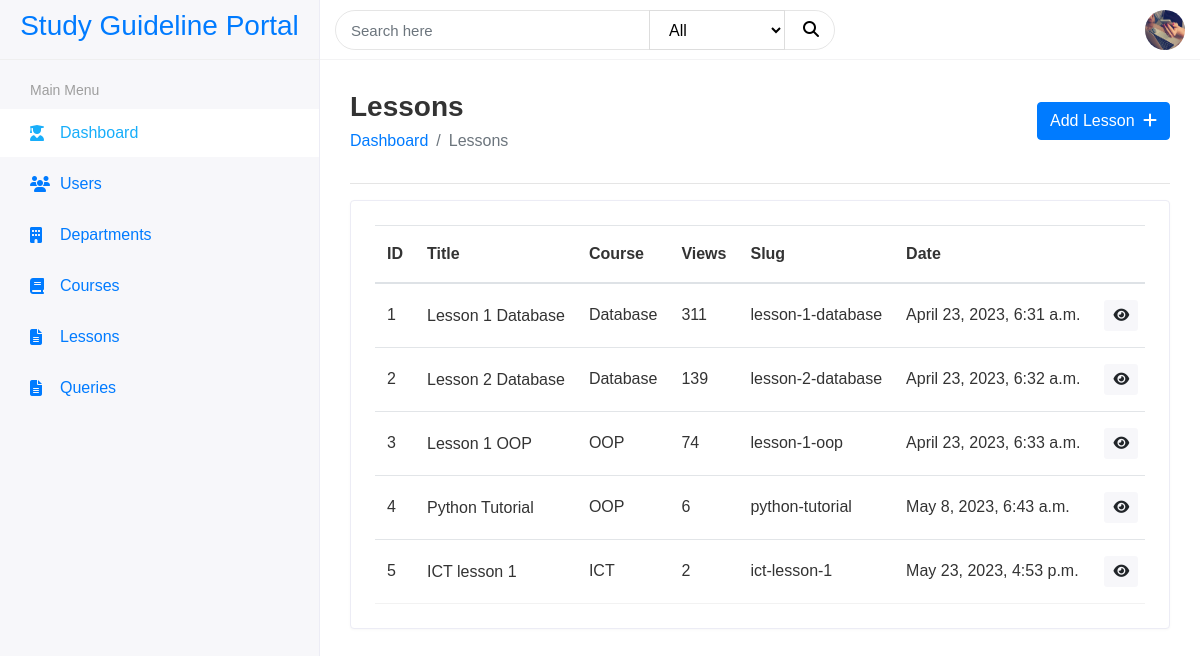
The page /admin1/lessons/ (signed in) on the database its author committed.
### StudyGuidelinePortal/models.py (models this page shows, shortened)
class Profile(models.Model):
    def renameImage(self, filename):
        ext = filename.split('.')[-1]
        filename = f'{self.user.username}.{ext}'
        return os.path.join('images/user_profile/', filename)
    user = models.OneToOneField(User, on_delete=models.CASCADE)
    profile_pic = models.ImageField(
        upload_to=renameImage, default='images/user_profile/default_user.jpg', null=True)
    auth_token = models.CharField(max_length=100)
    is_verified = models.BooleanField(default=False)

class Lesson(models.Model):
    lesson_id = models.AutoField(primary_key=True)
    lesson_title = models.CharField(max_length=200)
    lesson_desc = RichTextField()
    views = models.IntegerField(default=0)
    course = models.ForeignKey(Course, on_delete=models.CASCADE)
    lesson_tags = models.TextField(default="")
    lesson_summary = models.CharField(max_length=500, default="")
    time = models.DateTimeField(auto_now_add=True)
    lesson_slug = AutoSlugField(
        populate_from='lesson_title', unique=True, null=True, default=None)

class Course(models.Model):
    course_id = models.AutoField(primary_key=True)
    course_name = models.CharField(max_length=200)
    course_pic = models.ImageField(
        upload_to='images/course/', default=None, null=True)
    department = models.ForeignKey(
        Department, on_delete=models.CASCADE, default=None)
    course_slug = AutoSlugField(
        populate_from='course_name', unique=True, null=True, default=None)

### AdminPanel/views.py (the view)
# urls.py: path('lessons/', lessons, name='Lessons'),
def lessons(request):
    if not request.user.is_anonymous and request.user.is_superuser:
        lessons = Lesson.objects.all()
        context = {
            'lessons': lessons,
        }
        return render(request, 'lesson/lessons.html', context)
    else:
        messages.error(request, 'Acess denied. Try again')
        return redirect('AdminLogin')

### AdminPanel/templates/lesson/lessons.html (shortened to what this page needs)
{% extends "adminbase.html" %}
{% block content %}
<div class="page-wrapper">
   <div class="content container-fluid">
      <div class="page-header">
         <div class="row align-items-center">
            <div class="col">
               <h3 class="page-title">Lessons</h3>
               <ul class="breadcrumb">
                  <li class="breadcrumb-item"><a href="/admin1">Dashboard</a></li>
                  <li class="breadcrumb-item active">Lessons</li>
               </ul>
            </div>
            <div class="col-auto text-right float-right ml-auto">
               <a href=" {% url 'AddLesson' %} " class="btn btn-primary">Add Lesson <span class="fa fa-plus
                        ml-1"></span></a>
            </div>
         </div>
      </div>
      <hr>
      <div class="row">
         <div class="col-sm-12">
            <div class="card card-table">
               <div class="card-body">
                  <div class="table-responsive">
                     <table class="table table-hover table-center mb-0 datatable">
                        <thead>
                           <tr>
                              <th>ID</th>
                              <th>Title</th>
                              <th>Course</th>
                              <th>Views</th>
                              <th>Slug</th>
                              <th>Date</th>
                              <th class="text-right">Action</th>
                           </tr>
                        </thead>
                        <tbody>
                           {% for lesson in lessons %}
                           <tr>
                              <td>{{lesson.lesson_id}}</td>
                              <td>
                                 <h2 class="table-avatar">
                                    <a href="#">{{lesson.lesson_title}}</a>
                                 </h2>
                              </td>
                              <td>{{lesson.course.course_name}}</td>
                              <td>{{lesson.views}}</td>
                              <td>{{lesson.lesson_slug}}</td>
                              <td>{{lesson.time}}</td>
                              <td class="text-right">
                                 <div class="actions">
                                    <a href="/admin1/lesson-details/{{lesson.lesson_slug}}"
                                       class="btn btn-sm border-1 mr-2 view-btn">
                                       <i class="fas fa-eye"></i>
                                    </a>
                                 </div>
                              </td>
                           </tr>
                           {% endfor %}
                        </tbody>
                     </table>
                  </div>
               </div>
            </div>
         </div>
      </div>
   </div>
</div>
{% endblock content %}

### AdminPanel/templates/adminbase.html (shortened to what this page needs)
<!DOCTYPE html>
<html lang="en">
{% load static %}
<head>
    <link rel="stylesheet" href="{% static '/plugins/bootstrap/css/bootstrap.min.css' %}">
    <link href="{% static '/fontawesome/css/all.css' %} " rel="stylesheet">
    <link rel="stylesheet" href="{% static '/css/style1.css' %}">
</head>
<body>
    <div class="main-wrapper">
        <div class="header">
            <div class="header-left">
                <a href="/admin1" class="logo">
                    <h3 class="text-center">Study Guideline Portal</h3>
                </a>
            </div>
            <div class="top-nav-search">
                <form method="get" action="{% url 'HandleMainSearch' %}">
                    <input type="text" class="form-control" name="search-query" placeholder="Search here" required>
                    <select name="search-for" id="search-for">
                        <option value="all">All</option>
                    </select>
                    <button class="btn" type="submit"><i class="fas fa-search"></i></button>
                </form>
            </div>
            <ul class="nav user-menu">
                <li class="nav-item dropdown has-arrow">
                    <div class="dropdown">
                        <img class="admin-profile-img" src="{{user.profile.profile_pic.url}}" alt=""
                            class="dropdown-toggle" data-bs-toggle="dropdown" aria-expanded="false">
                    </div>
                </li>
            </ul>
        </div>
        <div class="sidebar" id="sidebar">
            <div class="sidebar-inner slimscroll">
                <div id="sidebar-menu" class="sidebar-menu">
                    <ul>
                        <li class="menu-title">
                            <span>Main Menu</span>
                        </li>
                        <li class="submenu active">
                            <a href="{% url 'Dashboard' %}"><i class="fas fa-user-graduate"></i> <span> Dashboard</span>
                                </a>
                        </li>
                        <li class="submenu">
                            <a href="{% url 'Users' %}"><i class="fas fa-users"></i> <span>Users</span> </a>
                        </li>
                        <li class="submenu">
                            <a href="{% url 'Departments' %}"><i class="fa fa-building" ></i> <span>Departments</span>
                                </a>
                        </li>
                        <li class="submenu">
                            <a href="{% url 'Courses' %}"><i class="fa fa-book"></i> <span>Courses</span> </a>
                        </li>
                        <li class="submenu">
                            <a href="{% url 'Lessons' %}"><i class="fa fa-file-text"></i> <span>Lessons</span> </a>
                        </li>
                        <li class="submenu">
                            <a href="{% url 'Queries' %}"><i class="fa fa-file-text"></i> <span>Queries</span> </a>
                        </li>
                    </ul>
                </div>
            </div>
        </div>
        {% block content %}
        {% endblock content %}
    </div>
</body>
</html>

### AdminPanel/static/css/style1.css (style rules this page uses)
html { height: 100%; }
body { background-color: #fff; color: #333; font-family: 'Poppins', sans-serif; font-size: 1rem; height: 100%; line-height: 1.5; overflow-x: hidden; }
h1, h2, h3, h4, h5, h6 { font-family: 'Poppins', sans-serif; margin-top: 0; }
img { vertical-align: middle; border-style: none; }
.table tbody tr { border-bottom: 1px solid rgba(0, 0, 0, 0.05); }
table.table td h2 a { color: #333; }
.table.table-center td, .table.table-center th { vertical-align: middle; }
.main-wrapper { width: 100%; height: 100vh; min-height: 100vh; }
.header { background-color: #fff; border-bottom: 1px solid #f3f3f4; left: 0; position: fixed; right: 0; top: 0; z-index: 1001; height: 60px; }
.admin-profile-img { height: 40px; width: 40px; margin-top: 10px; border-radius: 50%; }
.header .header-left { float: left; height: 60px; padding: 0 20px; position: relative; width: 320px; z-index: 1; transition: all 0.2s ease-in-out; background-color: #f7f7fa; border-bottom: 1px solid #efefef; border-right: 1px solid #ececf5; display: flex; align-items: center; }
.header-left .logo { display: block; margin: auto; }
.top-nav-search { float: left; margin-left: 15px; }
.top-nav-search form { margin-top: 10px; position: relative; width: 500px; }
.top-nav-search .form-control { background-color: transparent; border-color: rgba(0, 0, 0, 0.1); border-radius: 50px; color: black; height: 40px; padding: 10px 50px 10px 15px; }
.top-nav-search form select { background-color: transparent; border-color: transparent; color: black; margin: auto 40px; min-height: 40px; padding: 7px 15px; position: absolute; right: 10px; top: 0; border: 1px solid #ddd; }
.top-nav-search .btn { background-color: transparent; border-color: transparent; color: black; min-height: 40px; padding: 7px 15px; position: absolute; right: 0; top: 0; }
.user-menu { float: right; margin: 0; position: relative; z-index: 99; padding-right: 15px; }
.sidebar { background-color: #f7f7fa; border-right: 1px solid #ececf5; bottom: 0; left: 0; margin-top: 0; position: fixed; top: 60px; transition: all 0.2s ease-in-out 0s; width: 320px; z-index: 1001; }
.sidebar-inner { height: 100%; min-height: 100%; transition: all 0.2s ease-in-out 0s; }
.sidebar-menu { padding: 15px; }
.sidebar-menu ul { font-size: 15px; list-style-type: none; margin: 0; padding: 0; position: relative; }
.sidebar-menu>ul>li { margin-bottom: 3px; position: relative; }
.menu-title { color: #9e9e9e; display: flex; font-size: 14px; opacity: 1; padding: 5px 15px; white-space: nowrap; }
.sidebar-menu>ul>li>a { font-size: 16px; height: auto; text-decoration: none; align-items: center; display: flex; justify-content: flex-start; padding: 12px 15px; position: relative; transition: all 0.2s ease-in-out 0s; }
.sidebar-menu li.active>a { background-color: #fff; color: #18aefa; position: relative; margin: 0px -15px; padding-left: 30px; }
.sidebar-menu ul li a i { display: inline-block; font-size: 16px; line-height: 24px; text-align: left; vertical-align: middle; width: 20px; transition: all 0.2s ease-in-out 0s; }
.sidebar .sidebar-menu>ul>li>a span { transition: all 0.2s ease-in-out 0s; display: inline-block; margin-left: 10px; white-space: nowrap; }
.page-wrapper { margin-left: 320px; padding-top: 60px; position: relative; transition: all 0.4s ease; }
.page-wrapper>.content { padding: 1.875rem 1.875rem 0; }
.page-header { margin-bottom: 1.875rem; }
.page-title { font-size: 28px; font-weight: 600; color: #333; margin-bottom: 5px; }
.page-header .breadcrumb { background-color: transparent; color: #6c757d; font-size: 1rem; font-weight: 500; margin-bottom: 0; padding: 0; }
.breadcrumb-item.active { color: #6c757d; }
.card { border: 1px solid #ececf5; box-shadow: 0 1px 3px 0 rgba(0, 0, 0, 0.03); margin-bottom: 1.875rem; }
.card-body { padding: 1.5rem; }
.table { color: #333; max-width: 100%; margin-bottom: 0; width: 100%; }
table.table td h2.table-avatar { align-items: center; display: inline-flex; font-size: inherit; font-weight: 400; margin: 0; padding: 0; vertical-align: middle; white-space: nowrap; }
.card-table .table td, .card-table .table th { border-top: 1px solid #e2e5e8; padding: 1rem 0.75rem; white-space: nowrap; }
input[type=text], input[type=password] { -webkit-appearance: none; -moz-appearance: none; appearance: none; }
.form-control { border: 1px solid #ddd; box-shadow: none; color: #333; font-size: 15px; height: 40px; }
.actions a { text-decoration: none; background-color: #f7f7fa; }

### rows shown on the page
Lesson: lesson_id "1", lesson_title "Lesson 1 Database", course.course_name "Database", views "311", lesson_slug "lesson-1-database", time "April 23, 2023, 6:31 a.m."
Lesson: lesson_id "2", lesson_title "Lesson 2 Database", course.course_name "Database", views "139", lesson_slug "lesson-2-database", time "April 23, 2023, 6:32 a.m."
Lesson: lesson_id "3", lesson_title "Lesson 1 OOP", course.course_name "OOP", views "74", lesson_slug "lesson-1-oop", time "April 23, 2023, 6:33 a.m."
Lesson: lesson_id "4", lesson_title "Python Tutorial", course.course_name "OOP", views "6", lesson_slug "python-tutorial", time "May 8, 2023, 6:43 a.m."
Lesson: lesson_id "5", lesson_title "ICT lesson 1", course.course_name "ICT", views "2", lesson_slug "ict-lesson-1", time "May 23, 2023, 4:53 p.m."
